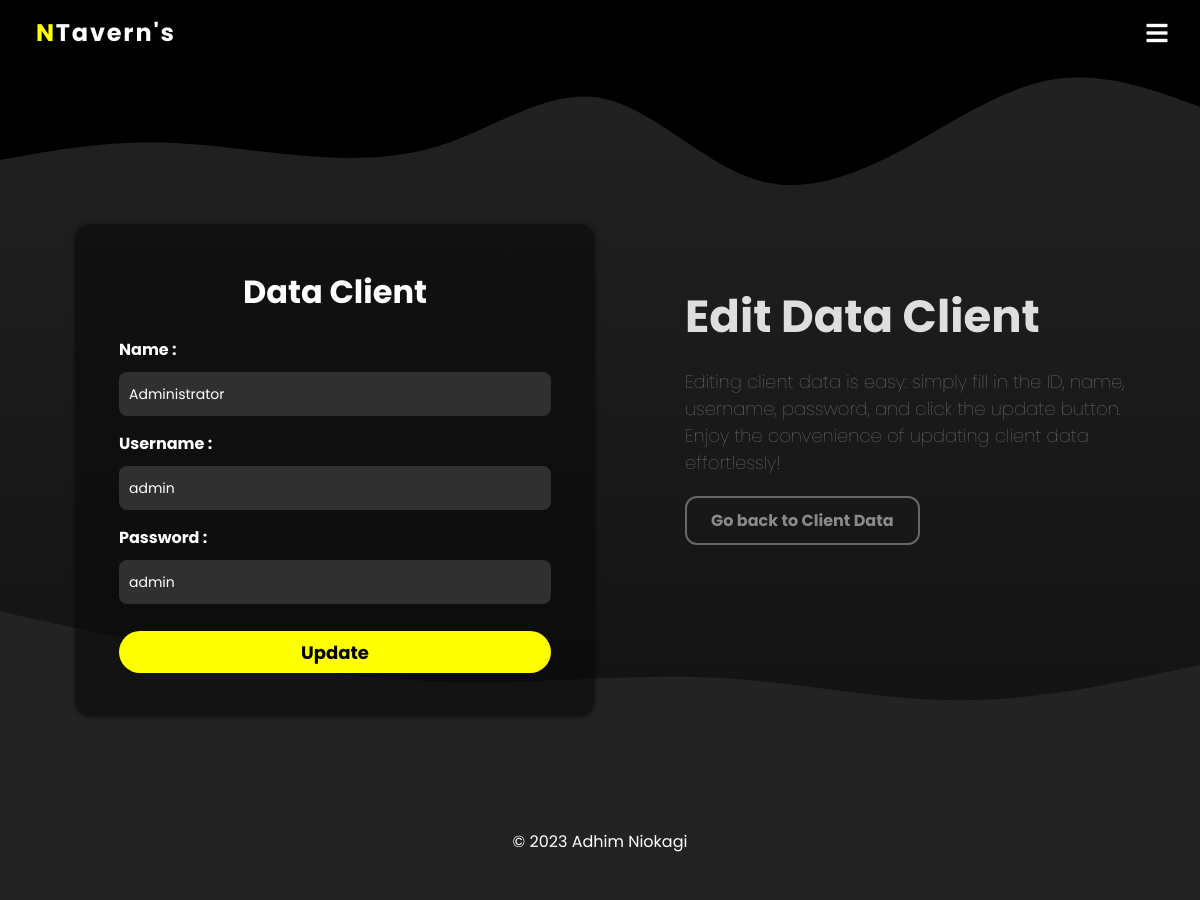
Page /public/edit_client.php?id=1 (signed in) on the committed database.
### tables this page shows
CREATE TABLE `account` (
  `nama` varchar(50) NOT NULL,
  `id` int(100) NOT NULL,
  `username` varchar(50) NOT NULL,
  `password` varchar(50) NOT NULL
);

### public/edit_client.php (the view, shortened to what this page needs)
<?php
include "header.php";
$nama = "";
$username = "";
$password = "";
$id = isset($_GET["id"]) ? $_GET["id"] : "";
if (!empty($id)) {
  $sql = "SELECT * FROM account WHERE id = $id";
  $result = $conn->query($sql);
  if ($result->num_rows > 0) {
    $row = $result->fetch_assoc();
    $nama = $row["nama"];
    $username = $row["username"];
    $password = $row["password"];
  } else {
    $alertMessage = '<div class="alert alert-danger" role="alert">
                    Data client tidak ditemukan.
                  </div>';
    header("Location: data_client.php");
    exit();
  }
} else {
  $alertMessage = '<div class="alert alert-danger" role="alert">
                    Data client tidak ditemukan.
                  </div>';
  header("Location: data_client.php");
  exit();
}
?>
<div class="container-form">
  <form action="<?php echo $_SERVER['PHP_SELF']; ?>" method="POST" enctype="multipart/form-data" class="form-add-menu">
    <center>
      <h1>Data Client</h1>
    </center>
    <label for="nama" class="label-nama-menu">Name :</label>
    <input type="text" name="nama" id="nama" required class="input-nama-menu" placeholder="Masukkan nama client" value="<?php echo $nama; ?>">
    <label for="username" class="label-harga-menu">Username :</label>
    <input type="text" name="username" id="username" required class="input-harga-menu" placeholder="Masukkan username client" value="<?php echo $username; ?>">
    <label for="password" class="label-harga-menu">Password :</label>
    <input type="text" name="password" id="password" required class="input-harga-menu" placeholder="Masukkan password client" value="<?php echo $password; ?>">
    <input type="submit" name="edit_client" value="Update" class="btn-add-menu">
  </form>
  <div class="content-add-form" id="main_course">
    <div class="hero">
      <h2>Edit Data Client</h2>
      <p>Editing client data is easy: simply fill in the ID, name, username, password, and click the update button. Enjoy the convenience of updating client data effortlessly!</p>
      <a href="data_client.php"><button>Go back to Client Data</button></a>
    </div>
  </div>
</div>
<?php
  include "footer.php";
?>

### public/css/home.css (style rules this page uses)
* { box-sizing: border-box; font-family: "Poppins"; }
body { width: auto; margin: 0; background-color: #0f0f0f; background-image: linear-gradient(0deg, #0f0f0f 0%, #232323 100%); color: white; }
.form-add-menu { width: 530px; height: auto; padding: 44px; box-shadow: 0px 0px 5px rgba(0, 0, 0, 0.441); background-color: #07070793; border-radius: 16px; margin-left: 10px; margin-top: 150px; }
.form-add-menu h1 { text-align: center; margin-top: 0px; color: white; }
.form-add-menu label { display: block; margin-bottom: 10px; color: white; font-weight: bold; }
.form-add-menu input[type="text"], .form-add-menu input[type="file"], .form-add-menu select { display: block; width: 100%; height: 44px; border: none; background-color: rgb(48, 48, 48); color: white; font-size: 14px; margin-bottom: 15px; padding-left: 10px; border-radius: 8px; }
.form-add-menu .btn-add-menu { cursor: pointer; background-color: yellow; color: black !important; margin-top: 12px; width: 100%; height: 42px; font-size: 18px; font-weight: bold; border: none; border-radius: 25px; transition: background-color 0.3s ease; }
.container-form { display: flex; margin-top: -200px; margin-bottom: -239px; justify-content: center; align-items: center; gap: 40px; }
.form-add-menu { z-index: 5; width: 520px; margin-right: 50px; }
.content-add-form { display: flex; flex-direction: column; justify-content: center; align-items: flex-start; width: 450px; }
.content-add-form .hero { width: 100%; margin-top: 0px; z-index: 5; }
.content-add-form h2 { color: #ffffffda; font-family: "Poppins", sans-serif; font-size: 45px; margin-bottom: 15px; }
.content-add-form p { font-family: "Poppins", sans-serif; color: #ffffff7e; font-weight: lighter; font-size: 18px; margin-top: 17px; margin-bottom: 0px; }
.content-add-form .hero button { padding: 10px 24px; font-size: 16px; background-color: transparent; border: 2.5px solid #676767; color: #8a8a8a; margin-top: 20px; font-weight: bolder; border-radius: 12px; transition: 0.3s; cursor: pointer; z-index: 5; }

### rows in the picture
account: nama "Administrator", username "admin", password "admin"
